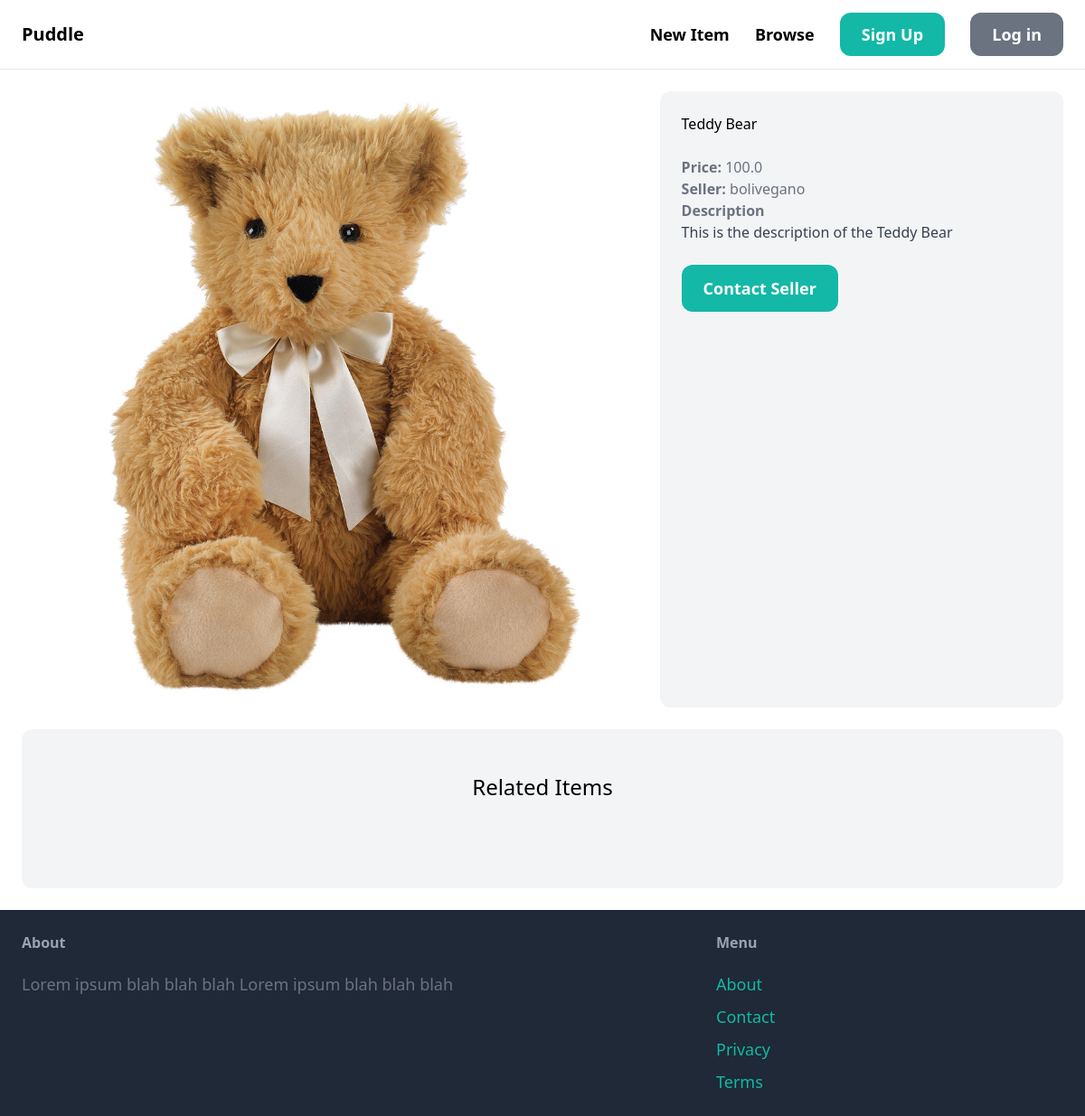
The app's page /items/1/, older data.
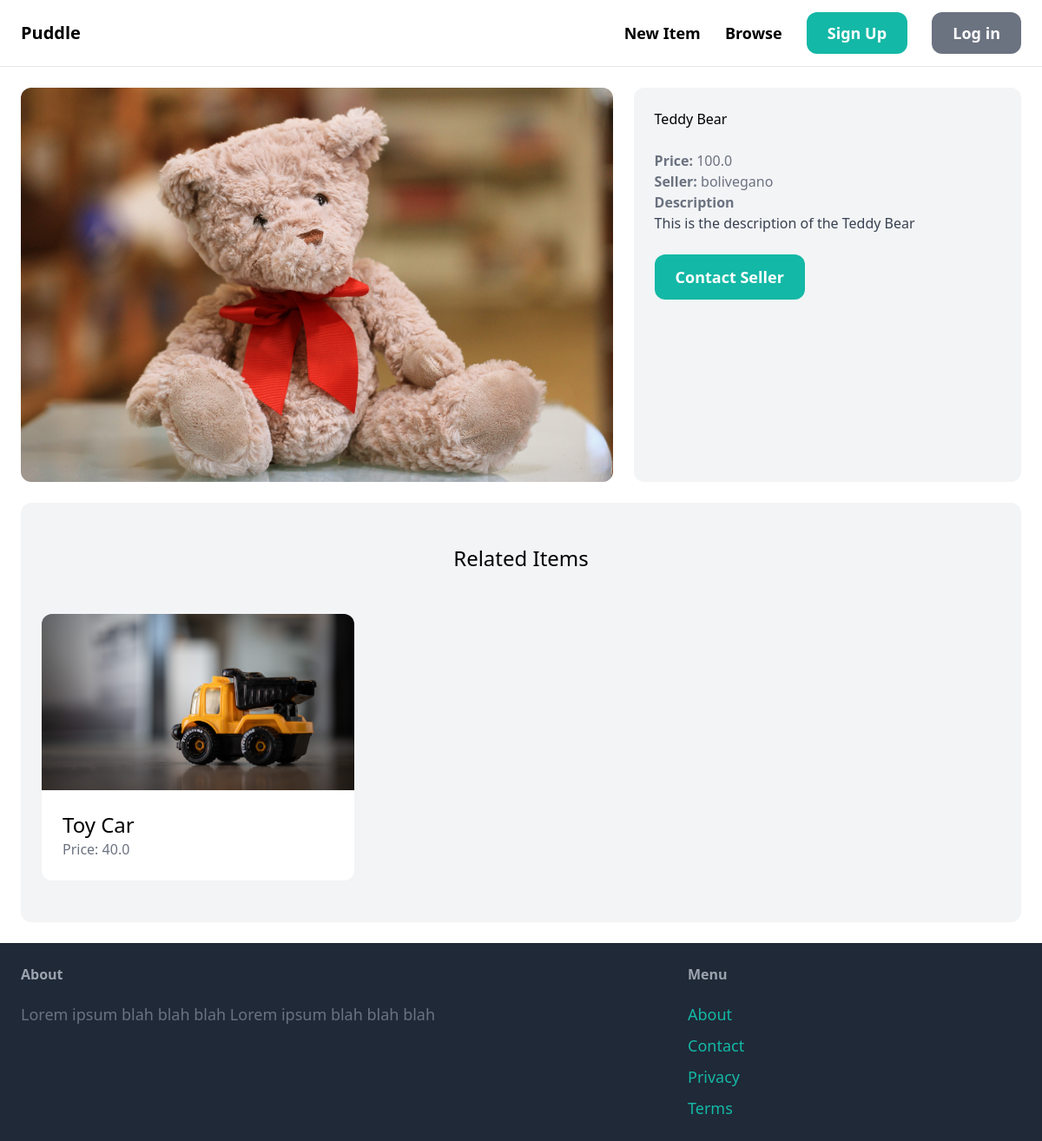
The same page, newer data.
### item/models.py (models this page shows, shortened)
class Item(models.Model):
    category = models.ForeignKey(Category, related_name='items', on_delete=models.CASCADE)
    name = models.CharField(max_length=255)
    description = models.TextField(blank=True, null=True)
    price = models.FloatField()
    image = models.ImageField(upload_to='items_images', blank=True, null=True)
    is_sold = models.BooleanField(default=False)
    created_by = models.ForeignKey(User, related_name='items', on_delete=models.CASCADE)
    created_at = models.DateTimeField(auto_now_add=True)

### item/views.py (the view)
# urls.py: path('<int:pk>/', views.detail, name='detail'),
def detail(request, pk):
    item = get_object_or_404(Item, pk=pk)
    related_items = Item.objects.filter(category=item.category, is_sold=False).exclude(pk=pk)[0:3]
    context = {'item': item, 'related_items': related_items}
    return render(request, 'item/detail.html', context)

### item/templates/item/detail.html (shortened to what this page needs)
{% extends 'core/base.html' %}
{% block content %}
<div class="grid grid-cols-5 gap-6">
    <div class="col-span-3">
        <img src="{{ item.image.url }}" class="rounded-xl">
    </div>
    <div class="col-span-2 p-6 bg-gray-100 rounded-xl">
        <h1 class="mb-6 text-3x">{{item.name}}</h1>
        <p class="text-gray-500"><strong>Price: </strong>{{item.price}}</p>
        <p class="text-gray-500"><strong>Seller: </strong>{{item.created_by.username}}</p>
        {% if item.description %}
        <p class="text-gray-700"><strong class="text-gray-500">Description</strong><br>
            {{item.description}}
        </p>
        {% endif %}
        {% if request.user == item.created_by %}
            <div class="mt-6 p-6 bg-white rounded-xl">
                <p>This is your item!</p>
                <a href="{% url 'item:edit' item.id %}" class="inline-block mt-6 px-6 py-3 text-lg font-semibold bg-teal-500 text-white rounded-xl">Edit Item</a>
                <a href="{% url 'item:delete' item.id %}" class="inline-block mt-6 px-6 py-3 text-lg font-semibold bg-red-500 text-white rounded-xl">Delete Item</a>
            </div>
        {% else %}
        <a href="{% url 'conversation:new' item.id %}" class="inline-block mt-6 px-6 py-3 text-lg font-semibold bg-teal-500 text-white rounded-xl hover:bg-teal-700">Contact Seller</a>
        {% endif %}
    </div>
</div>
<div class="mt-6 px-6 py-12 bg-gray-100 rounded-xl">
    <h2 class='mb-12 text-2xl text-center'>Related Items</h2>
    <div class="grid grid-cols-3 gap-3">
        {% for item in related_items %}
            <div>
                <a href="{% url 'item:detail' item.id %}">
                    <div>
                        <img src="{{ item.image.url }}"
                         class="rounded-t-xl" >
                    </div>
                    <div class="p-6 bg-white rounded-b-xl">
                        <h2 class="text-2xl">{{ item.name }}</h2>
                        <p class="text-gray-500">Price: {{ item.price }}</p>
                    </div>
                </a>
            </div>
        {% endfor %}
    </div>
</div>
{% endblock content %}

Row changes from the older to the newer data that the page shows:
changed Item "Teddy Bear": image: a different picture
added Item: image (picture), name "Toy Car", price "40.0"
